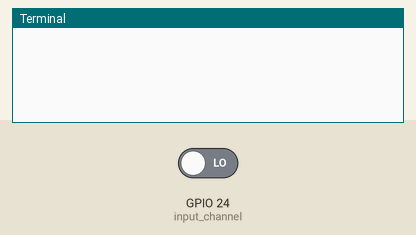
The program below on a simulated Raspberry Pi (BCM pin numbers). Parts: the last lines printed to the terminal. Inputs (shaded band) come from the test bench; at power-on: GPIO 24 (input_channel) LOW.

Above: at 1.2 s.
1.3 s: GPIO 24 (input_channel) driven HIGH
At 2.0 s:
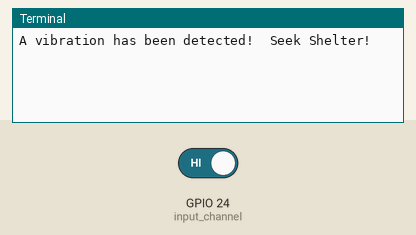
2.8 s: GPIO 24 (input_channel) driven LOW
At 3.1 s:
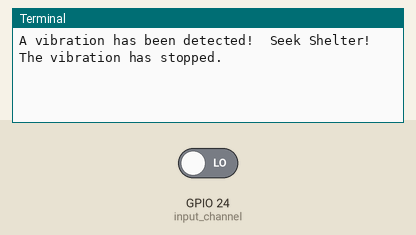

The program:

sw420_vibration_sensor.py
```python
#!/usr/bin/python3
# -*- coding: utf-8 -*-

"""
S185 - Introduction to Single-Board Computers

A Python GPIO interface script that will read the SW-420 Vibration Sensor
Module output.

Execution:
1. Set the executable flag on the script: chmod u+x sw420_vibration_sensor.py
2. Execute with a preceding dot "./", so call ./sw420_vibration_sensor.py
"""

# Import required modules.
import os
import sys
import argparse
import time

# Import the RPi.GPIO module/library.  This is the package that provides a GPIO
# interface.
try:
	import RPi.GPIO as GPIO
except RuntimeError:
	print("Error importing RPi.GPIO!")

# Select the GPIO numbering scheme.
# Refer to the GPIO pins by the channel numbers on the
#  Broadcom SOC.
GPIO.setmode(GPIO.BCM)
# - or -
# Refer to the GPIO pins by the BOARD numbering system.
#  This refers to the pin numbers on the P1 header of
#  the Raspberry Pi board.
#GPIO.setmode(GPIO.BOARD)

# Define the channel(s) that wil be used.  These are the GPIO pins on
# Raspberry Pi that will be used.
#   Input: PIN ?? (GPIO??)
input_channel = 24
#  Output: PIN ?? (GPIO??)
#output_channel_list = []

# Set up the GPIO Channels - INPUT
GPIO.setup(input_channel, GPIO.IN)
# Set up the GPIO Channels - OUTPUT
#GPIO.setup(output_channel_list, GPIO.OUT)

# Define a function that is called when the sensor state changes.
def SensorTrigger(input_channel):
    if GPIO.input(input_channel):
        print ("A vibration has been detected!  Seek Shelter!")
        time.sleep(1)
    else:
        print ("The vibration has stopped.")
        time.sleep(.1)
# EOF: main()

# Define the main() function.
def main():

	# Use the GPIO library interrupts to detect when the sensor channel goes from
	#  1/GPIO.HIGH/True to 0/GPIO.LOW/False or 0/GPIO.LOW/False to 1/GPIO.HIGH/True
	# The bouncetime is the minimum time between two callbacks in milliseconds
	#  (intermediate events will be ignored).
	GPIO.add_event_detect(input_channel, GPIO.BOTH, bouncetime=300)

	# Assign a function to the sensor output channel; execute the function on a
	# state change (1/GPIO.HIGH/True or 0/GPIO.LOW/False ).
	GPIO.add_event_callback(input_channel, SensorTrigger)

	while True:
		# Pause for 1 second to allow the SW-420 sensor to reset.
		time.sleep(1)
# EOF: main()


# ------------------------------------------------- BEGIN EXECUTION HERE --
if __name__ == '__main__':
	try:
		# Execute code in here first.
		# if an exception is raised, continue to check except blocks.
		# ~~~~~
		# Invoke the main function.
		main()
	except KeyboardInterrupt:
		# If the exception is of this type...
		# Execute this code and continue to 'finally' block.
		# ~~~~~
		# Raised when the user interrupts program execution,
		#	usually by pressing Ctrl+c.
		pass
	finally:
		# No matter what has happened previously, or whether an
		# exception was thrown, execute this code as the program ends.
		# ~~~~~
		print("Cleaning up GPIO pins...")
		# Reset the status of the GPIO pins.
		# NOTE: This will only clean up GPIO channels that your script
		#	has used. This also clears the pin numbering system in use.
		GPIO.cleanup()
```

Measured:
- after the input at 1.3 s, the terminal: prints a new line at once (image 1)
- after the input at 2.8 s, the terminal: prints a new line at once (image 2)
